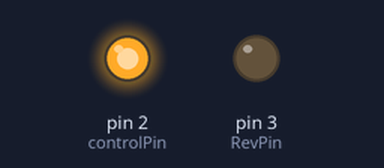
This sketch was run on a simulated Arduino Uno, built with avr-gcc and run on an emulated ATmega328P. Shown: output pins drawn as LEDs (lit = HIGH).

Above: at 1.5 s.
At 3.5 s:
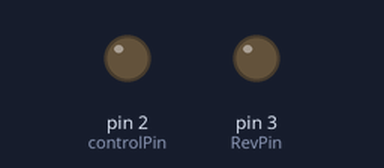
Timing chart, 0 to 5.2 s (numbered marks = the images above):
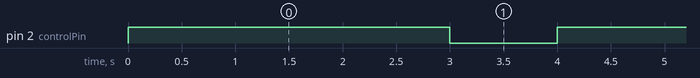

Measured:
- by itself, pin 2 (controlPin): alternates HIGH for 3.0 s and LOW for 1.0 s

The sketch:

signalPinControlCode.ino
```cpp
// Define the digital output pin connected to mA+ on Kamoer 2802
const int controlPin = 2; // Change this to match your Arduino pin number
const int RevPin = 3;

void setup() {
  // Initialize the digital pin as an output
  pinMode(controlPin, OUTPUT);
  pinMode(RevPin, OUTPUT);
}

void loop() {
  // Generate a square wave signal with a period of 2 seconds (0.5 Hz)
  digitalWrite(controlPin, HIGH); // Set the pin high (5V)
  digitalWrite(RevPin, LOW);
  delay(3000); // Delay for 1000 milliseconds (1 second)
  digitalWrite(controlPin, LOW); // Set the pin low (0V)
  digitalWrite(RevPin, LOW);
  delay(1000); // Delay for 1000 milliseconds (1 second)
}
```
